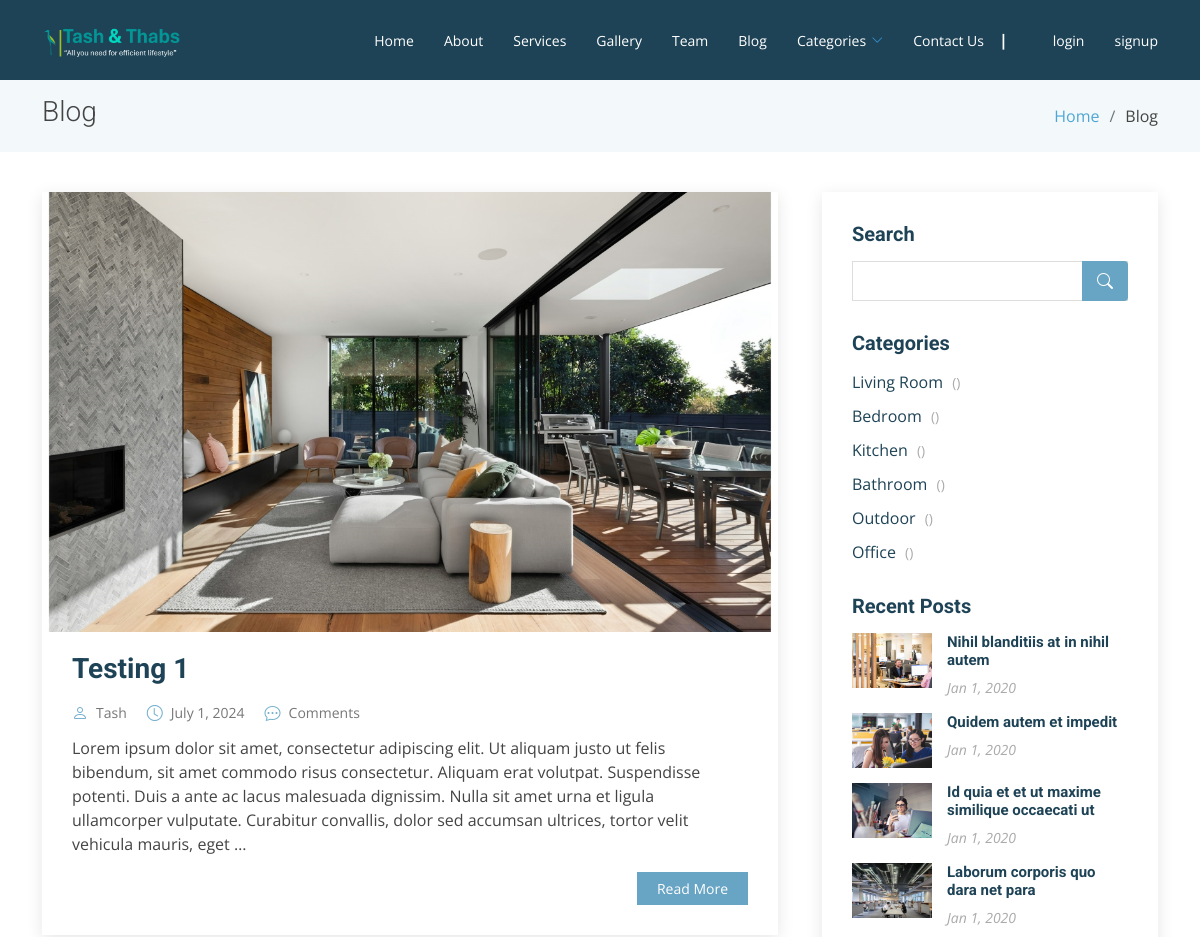
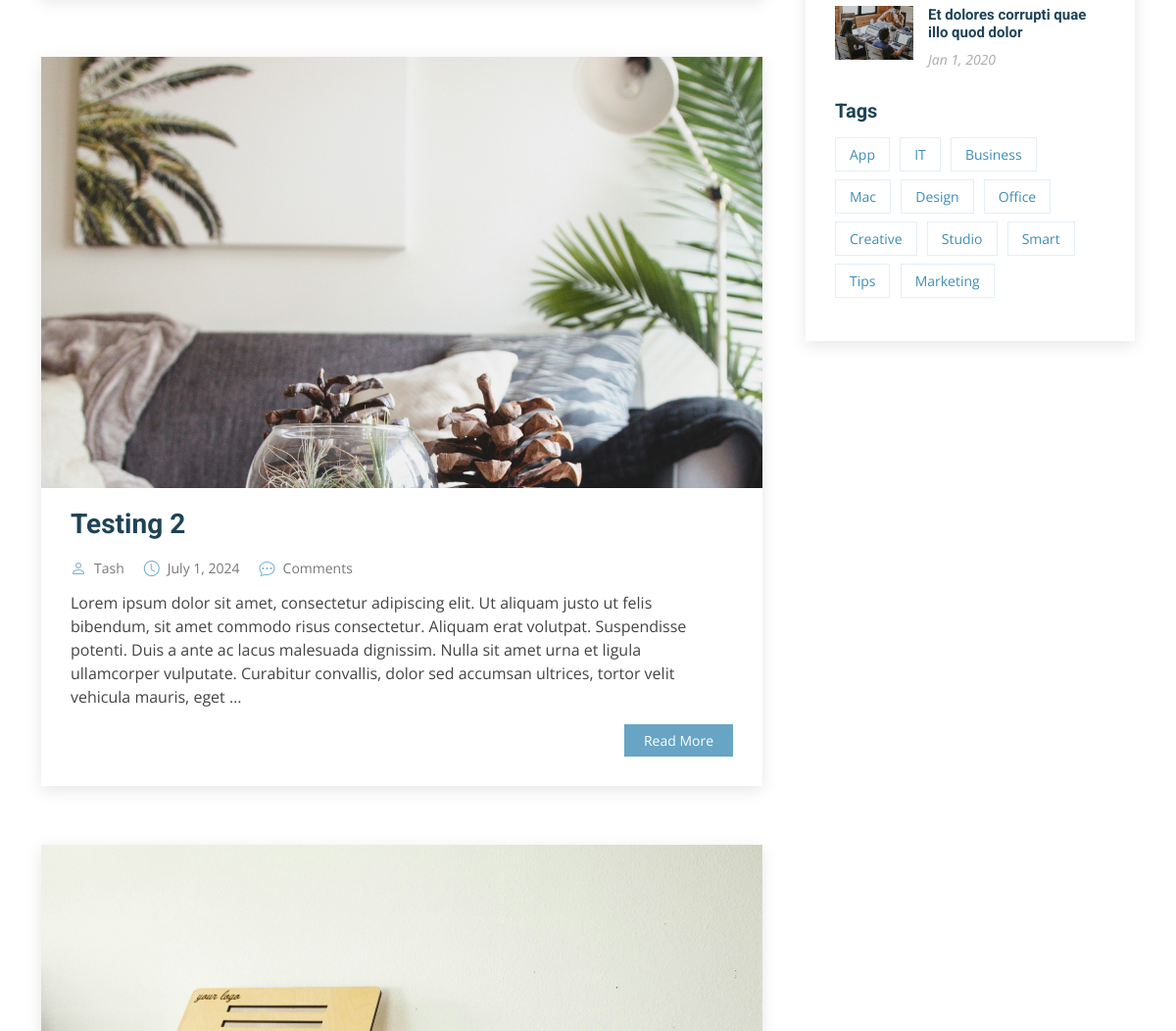
Page /blog/blog-home/ (upper part) on the earlier database version (2 pictures, top to bottom).
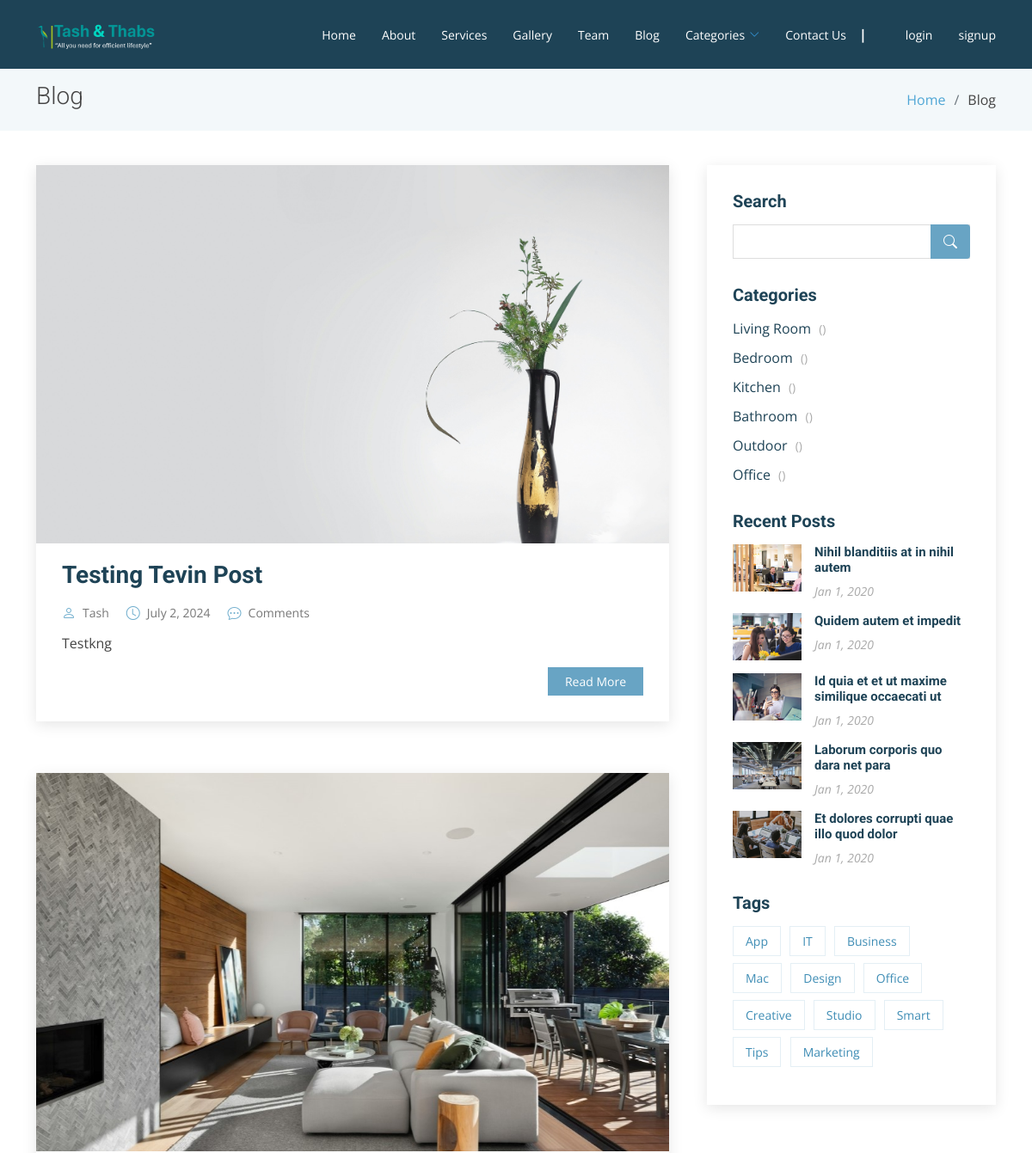
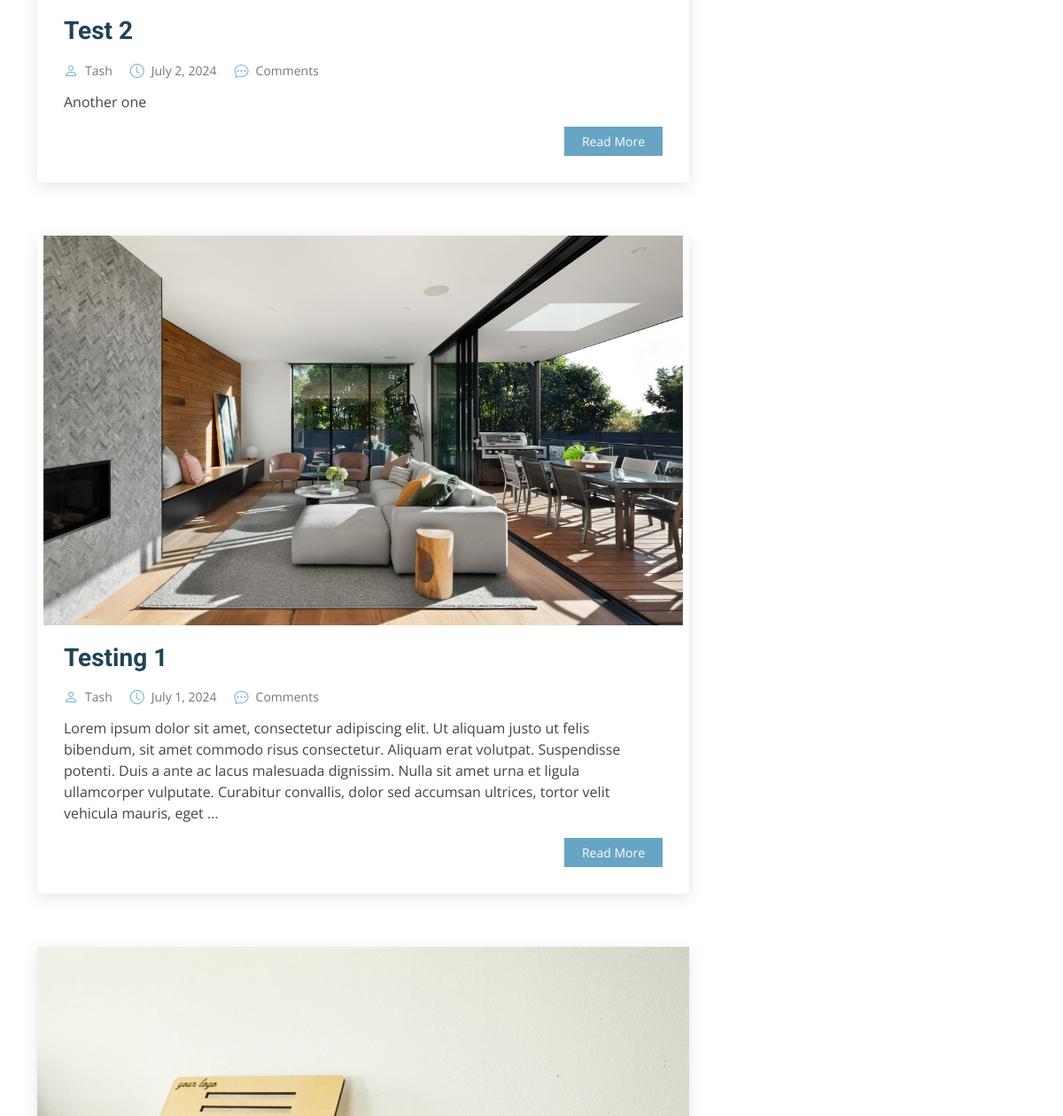
Same page on the later database version (2 pictures, top to bottom).
### blog/models.py (models this page shows)
class Article(models.Model):
    title = models.CharField(max_length=255)
    content = HTMLField()
    date = models.DateField(auto_now_add=True)
    author = models.ForeignKey(User, on_delete=models.CASCADE)
    living = models.BooleanField(default=False)
    bedroom = models.BooleanField(default=False)
    kitchen = models.BooleanField(default=False)
    bathroom = models.BooleanField(default=False)
    outdoor = models.BooleanField(default=False)
    office = models.BooleanField(default=False)
    likes = models.ManyToManyField(User, related_name='likes', blank=True)
    image = models.ImageField(upload_to='images/', blank=True, null=True)

### blog/views.py (the view)
# urls.py: path('blog-home/', BlogHome.as_view(), name='blog_home'),
class BlogHome(ListView):
    model = Article
    queryset = Article.objects.all().order_by('-date')
    template_name = 'blog/blog_home.html'
    paginate_by = 4
    def get_context_data(self, **kwargs):
        context = super().get_context_data(**kwargs)
        context['recent_posts'] = Article.objects.exclude(id__in=self.object_list.values_list('id', flat=True)).order_by('-date')[:5]
        return context

### blog/templates/blog/blog_home.html (shortened to what this page needs)
{% extends 'base.html' %}
{% load static %}
{% load tz %}
{% block content %}
<main id="main">
    <section class="breadcrumbs">
      <div class="container">
        <div class="d-flex justify-content-between align-items-center">
          <h2>Blog</h2>
          <ol>
            <li><a href="{% url 'home' %}">Home</a></li>
            <li>Blog</li>
          </ol>
        </div>
      </div>
    </section>
    <section id="blog" class="blog">
      <div class="container" data-aos="fade-up">
        <div class="row">
          <div class="col-lg-8 entries">
            {% for object in object_list %}
                <article class="entry">
                    {% if object.image %}
                        <div class="entry-img">
                            <img src="{{ object.image.url }}" alt="{{ object.title }}" class="img-fluid">
                        </div>
                    {% endif %}
                    <h2 class="entry-title">
                    <a>{{ object.title }}</a>
                    </h2>
                    <div class="entry-meta">
                        <ul>
                            <li class="d-flex align-items-center"><i class="bi bi-person"></i> <a href="#">{{ object.author.username }}</a></li>
                            <li class="d-flex align-items-center"><i class="bi bi-clock"></i> <a href="#"><time datetime="2020-01-01">{{ object.date }}</time></a></li>
                            <li class="d-flex align-items-center"><i class="bi bi-chat-dots"></i> <a href="#">{{ comment_count }} Comments</a></li>
                        </ul>
                    </div>
                    <div class="entry-content">
                    <p>
                        {{ object.content|truncatewords_html:50|safe }}
                    </p>
                    <div class="read-more">
                        <a href="{% url 'detail_article' object.id %}">Read More</a>
                    </div>
                    </div>
                </article>
            {% endfor %}
          </div>
          <div class="col-lg-4">
            <div class="sidebar">
              <h3 class="sidebar-title">Search</h3>
              <div class="sidebar-item search-form">
                <form action="">
                  <input type="text">
                  <button type="submit"><i class="bi bi-search"></i></button>
                </form>
              </div>
                         <h3 class="sidebar-title">Categories</h3>
                         <div class="sidebar-item categories">
                          <ul>
                            <li><a href="{% url 'living' %}">Living Room <span>({{ living_count }})</span></a></li>
                            <li><a href="{% url 'bedroom' %}">Bedroom <span>({{ bedroom_count }})</span></a></li>
                            <li><a href="{% url 'kitchen' %}">Kitchen <span>({{ kitchen_count }})</span></a></li>
                            <li><a href="{% url 'bathroom' %}">Bathroom <span>({{ bathroom_count }})</span></a></li>
                            <li><a href="{% url 'outdoor' %}">Outdoor <span>({{ outdoor_count }})</span></a></li>
                            <li><a href="{% url 'office' %}">Office <span>({{ office_count }})</span></a></li>
                          </ul>
                         </div>
                         <h3 class="sidebar-title">Recent Posts</h3>
                         <div class="sidebar-item recent-posts">
                           <div class="post-item clearfix">
                             <img src="{% static 'img/blog/blog-recent-1.jpg' %}" alt="">
                             <h4><a href="">Nihil blanditiis at in nihil autem</a></h4>
                             <time datetime="2020-01-01">Jan 1, 2020</time>
                           </div>
                           <div class="post-item clearfix">
                             <img src="{% static 'img/blog/blog-recent-2.jpg' %}" alt="">
                             <h4><a href="">Quidem autem et impedit</a></h4>
                             <time datetime="2020-01-01">Jan 1, 2020</time>
                           </div>
                           <div class="post-item clearfix">
                             <img src="{% static 'img/blog/blog-recent-3.jpg' %}" alt="">
                             <h4><a href="">Id quia et et ut maxime similique occaecati ut</a></h4>
                             <time datetime="2020-01-01">Jan 1, 2020</time>
                           </div>
                           <div class="post-item clearfix">
                             <img src="{% static 'img/blog/blog-recent-4.jpg' %}" alt="">
                             <h4><a href="">Laborum corporis quo dara net para</a></h4>
                             <time datetime="2020-01-01">Jan 1, 2020</time>
                           </div>
                           <div class="post-item clearfix">
                             <img src="{% static 'img/blog/blog-recent-5.jpg' %}" alt="">
                             <h4><a href="">Et dolores corrupti quae illo quod dolor</a></h4>
                             <time datetime="2020-01-01">Jan 1, 2020</time>
                           </div>
                         </div>
                         <h3 class="sidebar-title">Tags</h3>
                         <div class="sidebar-item tags">
                           <ul>
                             <li><a href="#">App</a></li>
                             <li><a href="#">IT</a></li>
                             <li><a href="#">Business</a></li>
                             <li><a href="#">Mac</a></li>
                             <li><a href="#">Design</a></li>
                             <li><a href="#">Office</a></li>
                             <li><a href="#">Creative</a></li>
                             <li><a href="#">Studio</a></li>
                             <li><a href="#">Smart</a></li>
                             <li><a href="#">Tips</a></li>
                             <li><a href="#">Marketing</a></li>
                           </ul>
                         </div>
                       </div>
                     </div>
                   </div>
                 </div>
               </section>
             </main>
           {% endblock %}

### templates/base.html (shortened to what this page needs)
{% load static %}
<!DOCTYPE html>
<html lang="en">
<head>
  <link rel="stylesheet" href="https://cdn.jsdelivr.net/npm/boxicons@2.1.1/css/boxicons.min.css">
  <link href="{% static 'vendor/animate.css/animate.min.css' %}" rel="stylesheet">
  <link href="{% static 'vendor/aos/aos.css' %}" rel="stylesheet">
  <link href="{% static 'vendor/bootstrap/css/bootstrap.min.css' %}" rel="stylesheet">
  <link href="{% static 'vendor/bootstrap-icons/bootstrap-icons.css' %}" rel="stylesheet">
  <link href="{% static 'vendor/boxicons/css/boxicons.min.css' %}" rel="stylesheet">
  <link href="{% static 'vendor/glightbox/css/glightbox.min.css' %}" rel="stylesheet">
  <link href="{% static 'vendor/swiper/swiper-bundle.min.css' %}" rel="stylesheet">
  <link href="{% static 'css/style.css' %}" rel="stylesheet">
</head>
<body>
  <header id="header" class="fixed-top d-flex align-items-center {% block header_class %}{% endblock %}">
    <div class="container d-flex justify-content-between align-items-center">
      <div class="logo">
        <a href="{% url 'home' %}" class="logo"><img src="{% static 'img/logo.png' %}" alt="image not available" rel="image"></a>
      </div>
      <nav id="navbar" class="navbar">
        <ul>
          <li><a class="{% if request.path == '/' %}active{% endif %}" href="{% url 'home' %}">Home</a></li>
          <li><a class="{% if request.path == '/about/' %}active{% endif %}" href="{% url 'about' %}">About</a></li>
          <li><a class="{% if request.path == '/services/' %}active{% endif %}" href="{% url 'services' %}">Services</a></li>
          <li><a class="{% if request.path == '/gallery/' %}active{% endif %}" href="{% url 'gallery' %}">Gallery</a></li>
          <li><a class="{% if request.path == '/team/' %}active{% endif %}" href="{% url 'team' %}">Team</a></li>
          <li><a class="{% if request.path == '/blog/' %}active{% endif %}" href="{% url 'blog_home' %}">Blog</a></li>
          <li class="dropdown"><a href="#"><span>Categories</span> <i class="bi bi-chevron-down" style="color: #3498db;"></i></a>
          </li>
          <li><a href="{% url 'contacts' %}">Contact Us</a></li>
          <li><span class="separator">|</span></li>
          {% if user.is_authenticated %}
            <li><a class="{% if request.path == '/accounts/logout/' %}active{% endif %}" href="{% url 'accounts:logout' %}">Logout</a></li>
          {% else %}
            <li><a class="{% if request.path == '/accounts/login/' %}active{% endif %}" href="{% url 'accounts:login' %}">login</a></li>
            <li><a class="{% if request.path == '/accounts/signup/' %}active{% endif %}" href="{% url 'accounts:register' %}">signup</a></li>
          {% endif %}
        </ul>
      </nav>
    </div>
  </header>
  {% block content %}
  {% endblock %}
</body>
</html>

### static/css/style.css (style rules this page uses)
body { font-family: "Open Sans", sans-serif; color: #444; }
a { color: #4fa6d5; text-decoration: none; }
h1, h2, h3, h4, h5, h6, .font-primary { font-family: "Roboto", sans-serif; }
#header { height: 80px; transition: all 0.5s; z-index: 997; transition: all 0.5s; background: #1e4356; }
#header .logo img { padding: 0; margin: 0; max-height: 40px; }
#main { margin-top: 80px; }
.navbar { padding: 0; }
.navbar ul { margin: 0; padding: 0; display: flex; list-style: none; align-items: center; }
.navbar li { position: relative; }
nav ul li .separator { color: #fff; margin: 15px; font-weight: bold; display: inline-block; }
.navbar a, .navbar a:focus { display: flex; align-items: center; justify-content: space-between; padding: 10px 0 10px 30px; font-family: "Open Sans", sans-serif; font-size: 14px; color: #fff; white-space: nowrap; transition: 0.3s; }
.navbar a i, .navbar a:focus i { font-size: 12px; line-height: 0; margin-left: 5px; }
section { padding: 60px 0; }
.breadcrumbs { padding: 15px 0; background-color: #f3f8fa; min-height: 40px; }
.breadcrumbs h2 { font-size: 28px; font-weight: 300; }
.breadcrumbs ol { display: flex; flex-wrap: wrap; list-style: none; padding: 0; margin: 0; }
.breadcrumbs ol li+li { padding-left: 10px; }
.breadcrumbs ol li+li::before { display: inline-block; padding-right: 10px; color: #6c757d; content: "/"; }
.blog { padding: 40px 0 20px 0; }
.blog .entry { padding: 30px; margin-bottom: 60px; box-shadow: 0 4px 16px rgba(0, 0, 0, 0.1); }
.blog .entry .entry-img { max-height: 440px; margin: -30px -30px 20px -30px; overflow: hidden; }
.blog .entry .entry-title { font-size: 28px; font-weight: bold; padding: 0; margin: 0 0 20px 0; }
.blog .entry .entry-title a { color: #1e4356; transition: 0.3s; }
.blog .entry .entry-meta { margin-bottom: 15px; color: #72afce; }
.blog .entry .entry-meta ul { display: flex; flex-wrap: wrap; list-style: none; align-items: center; padding: 0; margin: 0; }
.blog .entry .entry-meta ul li+li { padding-left: 20px; }
.blog .entry .entry-meta i { font-size: 16px; margin-right: 8px; line-height: 0; }
.blog .entry .entry-meta a { color: #777777; font-size: 14px; display: inline-block; line-height: 1; }
.blog .entry .entry-content p { line-height: 24px; }
.blog .entry .entry-content .read-more { -moz-text-align-last: right; text-align-last: right; }
.blog .entry .entry-content .read-more a { display: inline-block; background: #68A4C4; color: #fff; padding: 6px 20px; transition: 0.3s; font-size: 14px; }
.blog .sidebar { padding: 30px; margin: 0 0 60px 20px; box-shadow: 0 4px 16px rgba(0, 0, 0, 0.1); }
.blog .sidebar .sidebar-title { font-size: 20px; font-weight: 700; padding: 0 0 0 0; margin: 0 0 15px 0; color: #1e4356; position: relative; }
.blog .sidebar .sidebar-item { margin-bottom: 30px; }
.blog .sidebar .search-form form { background: #fff; border: 1px solid #ddd; padding: 3px 10px; position: relative; }
.blog .sidebar .search-form form input[type=text] { border: 0; padding: 4px; border-radius: 4px; width: calc(100% - 40px); }
.blog .sidebar .search-form form button { position: absolute; top: 0; right: 0; bottom: 0; border: 0; background: none; font-size: 16px; padding: 0 15px; margin: -1px; background: #68A4C4; color: #fff; transition: 0.3s; border-radius: 0 4px 4px 0; line-height: 0; }
.blog .sidebar .search-form form button i { line-height: 0; }
.blog .sidebar .categories ul { list-style: none; padding: 0; }
.blog .sidebar .categories ul li+li { padding-top: 10px; }
.blog .sidebar .categories ul a { color: #1e4356; transition: 0.3s; }
.blog .sidebar .categories ul a span { padding-left: 5px; color: #aaaaaa; font-size: 14px; }
.blog .sidebar .recent-posts .post-item+.post-item { margin-top: 15px; }
.blog .sidebar .recent-posts img { width: 80px; max-height: 55px; float: left; }
.blog .sidebar .recent-posts h4 { font-size: 15px; margin-left: 95px; font-weight: bold; }
.blog .sidebar .recent-posts h4 a { color: #1e4356; transition: 0.3s; }
.blog .sidebar .recent-posts time { display: block; margin-left: 95px; font-style: italic; font-size: 14px; color: #aaaaaa; }
.blog .sidebar .tags { margin-bottom: -10px; }
.blog .sidebar .tags ul { list-style: none; padding: 0; }
.blog .sidebar .tags ul li { display: inline-block; }
.blog .sidebar .tags ul a { color: #3f8db5; font-size: 14px; padding: 6px 14px; margin: 0 6px 8px 0; border: 1px solid #e4eff5; display: inline-block; transition: 0.3s; }

Differences in the rows shown:
removed Article: image (picture), title "Testing 2", author.username "Tash", date "July 1, 2024", content "Lorem ipsum dolor sit amet, consectetur adipiscing elit. Ut aliquam justo ut felis bibendum, sit amet commodo risus consectetur. Aliquam erat volutpat. Suspendisse potenti. Duis a ante ac lacus malesuada dignissim. Nulla sit amet urna et ligula ullamcorper vulputate. Curabitur convallis, dolor sed accumsan ultrices, tortor velit vehicula mauris, eget …"
added Article: image (picture), title "Testing Tevin Post", author.username "Tash", date "July 2, 2024", content "Testkng"
added Article: image (picture), title "Test 2", author.username "Tash", date "July 2, 2024", content "Another one"
